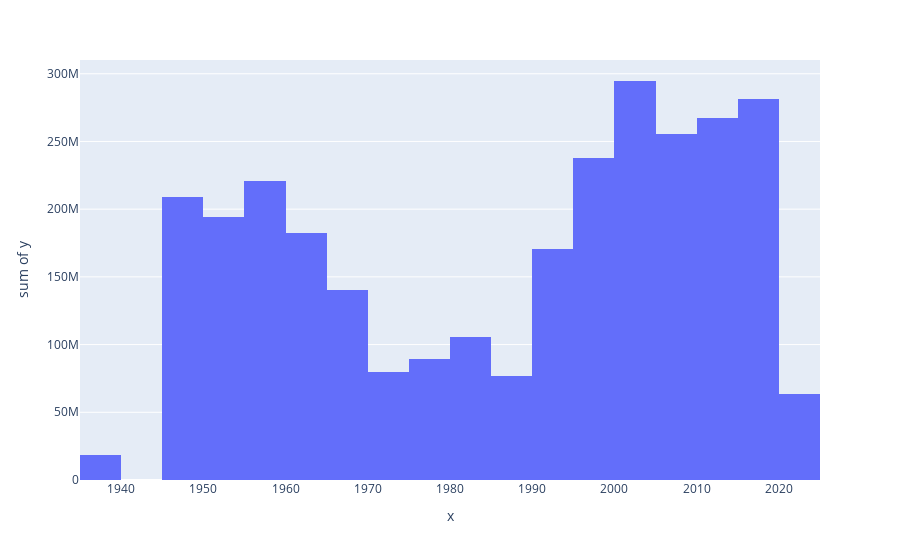

Notebook cell for this chart:
### Code cell
px.histogram(x = test2['date_sortie'],y= test2['totalentrees'])

### Figure 1 — Plotly figure (JSON) as saved in the notebook; plotly's stock layout.template omitted (floating-point values rounded to 4 significant figures; data arrays with more than 128 entries replaced by an {"elided": "..."} marker saying what was removed)
{"data": [{"alignmentgroup": "True", "bingroup": "x", "histfunc": "sum", "hovertemplate": "x=%{x}<br>sum of y=%{y}<extra></extra>", "legendgroup": "", "marker": {"color": "#636efa", "pattern": {"shape": ""}}, "name": "", "offsetgroup": "", "orientation": "v", "showlegend": false, "type": "histogram", "x": {"elided": "586 str values"}, "xaxis": "x", "y": {"elided": "586 int values"}, "yaxis": "y"}], "layout": {"barmode": "relative", "legend": {"tracegroupgap": 0}, "margin": {"t": 60}, "xaxis": {"anchor": "y", "domain": [0, 1], "title": {"text": "x"}}, "yaxis": {"anchor": "x", "domain": [0, 1], "title": {"text": "sum of y"}}}}
